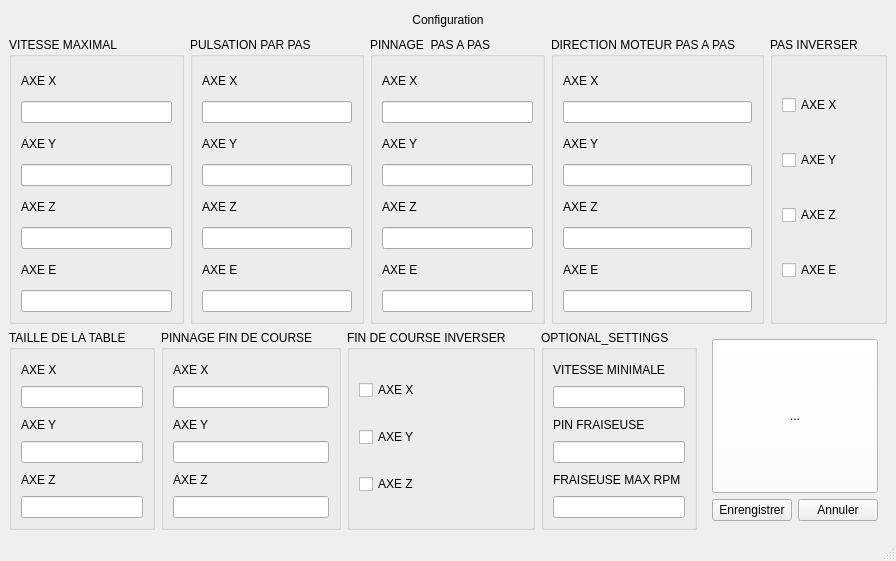
<?xml version="1.0" encoding="UTF-8"?>
<ui version="4.0">
 <class>MainWindow</class>
 <widget class="QMainWindow" name="MainWindow">
  <property name="enabled">
   <bool>true</bool>
  </property>
  <property name="geometry">
   <rect>
    <x>0</x>
    <y>0</y>
    <width>821</width>
    <height>561</height>
   </rect>
  </property>
  <property name="windowTitle">
   <string>MainWindow</string>
  </property>
  <widget class="QWidget" name="centralwidget">
   <layout class="QVBoxLayout" name="verticalLayout">
    <item>
     <widget class="QPushButton" name="pushButton_3">
      <property name="enabled">
       <bool>true</bool>
      </property>
      <property name="statusTip">
       <string/>
      </property>
      <property name="whatsThis">
       <string/>
      </property>
      <property name="text">
       <string>Configuration</string>
      </property>
      <property name="icon">
       <iconset>
        <normaloff>images/Settings.png</normaloff>images/Settings.png</iconset>
      </property>
      <property name="flat">
       <bool>true</bool>
      </property>
     </widget>
    </item>
    <item>
     <layout class="QHBoxLayout" name="horizontalLayout">
      <item>
       <widget class="QGroupBox" name="groupBox">
        <property name="title">
         <string>VITESSE MAXIMAL</string>
        </property>
        <layout class="QVBoxLayout" name="verticalLayout_4">
         <item>
          <widget class="QLabel" name="label">
           <property name="text">
            <string>AXE X</string>
           </property>
          </widget>
         </item>
         <item>
          <widget class="QLineEdit" name="lineEdit"/>
         </item>
         <item>
          <widget class="QLabel" name="label_3">
           <property name="text">
            <string>AXE Y</string>
           </property>
          </widget>
         </item>
         <item>
          <widget class="QLineEdit" name="lineEdit_2"/>
         </item>
         <item>
          <widget class="QLabel" name="label_4">
           <property name="text">
            <string>AXE Z</string>
           </property>
          </widget>
         </item>
         <item>
          <widget class="QLineEdit" name="lineEdit_3"/>
         </item>
         <item>
          <widget class="QLabel" name="label_5">
           <property name="text">
            <string>AXE E</string>
           </property>
          </widget>
         </item>
         <item>
          <widget class="QLineEdit" name="lineEdit_4"/>
         </item>
        </layout>
       </widget>
      </item>
      <item>
       <widget class="QGroupBox" name="groupBox_2">
        <property name="title">
         <string>PULSATION PAR PAS</string>
        </property>
        <layout class="QVBoxLayout" name="verticalLayout_5">
         <item>
          <widget class="QLabel" name="label_6">
           <property name="text">
            <string>AXE X</string>
           </property>
          </widget>
         </item>
         <item>
          <widget class="QLineEdit" name="lineEdit_5"/>
         </item>
         <item>
          <widget class="QLabel" name="label_7">
           <property name="text">
            <string>AXE Y</string>
           </property>
          </widget>
         </item>
         <item>
          <widget class="QLineEdit" name="lineEdit_6"/>
         </item>
         <item>
          <widget class="QLabel" name="label_8">
           <property name="text">
            <string>AXE Z</string>
           </property>
          </widget>
         </item>
         <item>
          <widget class="QLineEdit" name="lineEdit_7"/>
         </item>
         <item>
          <widget class="QLabel" name="label_9">
           <property name="text">
            <string>AXE E</string>
           </property>
          </widget>
         </item>
         <item>
          <widget class="QLineEdit" name="lineEdit_8"/>
         </item>
        </layout>
       </widget>
      </item>
      <item>
       <widget class="QGroupBox" name="groupBox_5">
        <property name="title">
         <string>PINNAGE  PAS A PAS</string>
        </property>
        <layout class="QVBoxLayout" name="verticalLayout_6">
         <item>
          <widget class="QLabel" name="label_19">
           <property name="text">
            <string>AXE X</string>
           </property>
          </widget>
         </item>
         <item>
          <widget class="QLineEdit" name="lineEdit_16"/>
         </item>
         <item>
          <widget class="QLabel" name="label_16">
           <property name="text">
            <string>AXE Y</string>
           </property>
          </widget>
         </item>
         <item>
          <widget class="QLineEdit" name="lineEdit_18"/>
         </item>
         <item>
          <widget class="QLabel" name="label_20">
           <property name="text">
            <string>AXE Z</string>
           </property>
          </widget>
         </item>
         <item>
          <widget class="QLineEdit" name="lineEdit_17"/>
         </item>
         <item>
          <widget class="QLabel" name="label_17">
           <property name="text">
            <string>AXE E</string>
           </property>
          </widget>
         </item>
         <item>
          <widget class="QLineEdit" name="lineEdit_19"/>
         </item>
        </layout>
       </widget>
      </item>
      <item>
       <widget class="QGroupBox" name="groupBox_6">
        <property name="title">
         <string>DIRECTION MOTEUR PAS A PAS</string>
        </property>
        <layout class="QVBoxLayout" name="verticalLayout_7">
         <item>
          <widget class="QLabel" name="label_23">
           <property name="text">
            <string>AXE X</string>
           </property>
          </widget>
         </item>
         <item>
          <widget class="QLineEdit" name="lineEdit_23"/>
         </item>
         <item>
          <widget class="QLabel" name="label_25">
           <property name="text">
            <string>AXE Y</string>
           </property>
          </widget>
         </item>
         <item>
          <widget class="QLineEdit" name="lineEdit_21"/>
         </item>
         <item>
          <widget class="QLabel" name="label_24">
           <property name="text">
            <string>AXE Z</string>
           </property>
          </widget>
         </item>
         <item>
          <widget class="QLineEdit" name="lineEdit_20"/>
         </item>
         <item>
          <widget class="QLabel" name="label_18">
           <property name="text">
            <string>AXE E</string>
           </property>
          </widget>
         </item>
         <item>
          <widget class="QLineEdit" name="lineEdit_24"/>
         </item>
        </layout>
       </widget>
      </item>
      <item>
       <widget class="QGroupBox" name="groupBox_8">
        <property name="title">
         <string>PAS INVERSER</string>
        </property>
        <layout class="QVBoxLayout" name="verticalLayout_8">
         <item>
          <widget class="QCheckBox" name="checkBox">
           <property name="text">
            <string>AXE X</string>
           </property>
          </widget>
         </item>
         <item>
          <widget class="QCheckBox" name="checkBox_2">
           <property name="text">
            <string>AXE Y</string>
           </property>
          </widget>
         </item>
         <item>
          <widget class="QCheckBox" name="checkBox_3">
           <property name="text">
            <string>AXE Z</string>
           </property>
          </widget>
         </item>
         <item>
          <widget class="QCheckBox" name="checkBox_4">
           <property name="text">
            <string>AXE E</string>
           </property>
          </widget>
         </item>
        </layout>
       </widget>
      </item>
     </layout>
    </item>
    <item>
     <layout class="QHBoxLayout" name="horizontalLayout_2" stretch="4,4,0,4,4">
      <item>
       <widget class="QGroupBox" name="groupBox_3">
        <property name="title">
         <string>TAILLE DE LA TABLE</string>
        </property>
        <layout class="QVBoxLayout" name="verticalLayout_9">
         <item>
          <widget class="QLabel" name="label_10">
           <property name="text">
            <string>AXE X</string>
           </property>
          </widget>
         </item>
         <item>
          <widget class="QLineEdit" name="lineEdit_9"/>
         </item>
         <item>
          <widget class="QLabel" name="label_11">
           <property name="text">
            <string>AXE Y</string>
           </property>
          </widget>
         </item>
         <item>
          <widget class="QLineEdit" name="lineEdit_10"/>
         </item>
         <item>
          <widget class="QLabel" name="label_12">
           <property name="text">
            <string>AXE Z</string>
           </property>
          </widget>
         </item>
         <item>
          <widget class="QLineEdit" name="lineEdit_11"/>
         </item>
        </layout>
       </widget>
      </item>
      <item>
       <widget class="QGroupBox" name="groupBox_4">
        <property name="title">
         <string>PINNAGE FIN DE COURSE</string>
        </property>
        <layout class="QVBoxLayout" name="verticalLayout_3">
         <item>
          <widget class="QLabel" name="label_13">
           <property name="text">
            <string>AXE X</string>
           </property>
          </widget>
         </item>
         <item>
          <widget class="QLineEdit" name="lineEdit_13"/>
         </item>
         <item>
          <widget class="QLabel" name="label_14">
           <property name="text">
            <string>AXE Y</string>
           </property>
          </widget>
         </item>
         <item>
          <widget class="QLineEdit" name="lineEdit_14"/>
         </item>
         <item>
          <widget class="QLabel" name="label_15">
           <property name="text">
            <string>AXE Z</string>
           </property>
          </widget>
         </item>
         <item>
          <widget class="QLineEdit" name="lineEdit_12"/>
         </item>
        </layout>
       </widget>
      </item>
      <item>
       <widget class="QGroupBox" name="groupBox_7">
        <property name="title">
         <string>FIN DE COURSE INVERSER</string>
        </property>
        <layout class="QVBoxLayout" name="verticalLayout_10">
         <item>
          <widget class="QCheckBox" name="checkBox_5">
           <property name="text">
            <string>AXE X</string>
           </property>
          </widget>
         </item>
         <item>
          <widget class="QCheckBox" name="checkBox_6">
           <property name="text">
            <string>AXE Y</string>
           </property>
          </widget>
         </item>
         <item>
          <widget class="QCheckBox" name="checkBox_7">
           <property name="text">
            <string>AXE Z</string>
           </property>
          </widget>
         </item>
        </layout>
       </widget>
      </item>
      <item>
       <widget class="QGroupBox" name="groupBox_9">
        <property name="title">
         <string>OPTIONAL_SETTINGS</string>
        </property>
        <layout class="QVBoxLayout" name="verticalLayout_11">
         <item>
          <widget class="QLabel" name="label_22">
           <property name="text">
            <string>VITESSE MINIMALE</string>
           </property>
          </widget>
         </item>
         <item>
          <widget class="QLineEdit" name="lineEdit_26"/>
         </item>
         <item>
          <widget class="QLabel" name="label_21">
           <property name="text">
            <string>PIN FRAISEUSE</string>
           </property>
          </widget>
         </item>
         <item>
          <widget class="QLineEdit" name="lineEdit_25"/>
         </item>
         <item>
          <widget class="QLabel" name="label_26">
           <property name="text">
            <string>FRAISEUSE MAX RPM</string>
           </property>
          </widget>
         </item>
         <item>
          <widget class="QLineEdit" name="lineEdit_27"/>
         </item>
        </layout>
       </widget>
      </item>
      <item>
       <widget class="QWidget" name="widget" native="true">
        <property name="maximumSize">
         <size>
          <width>200</width>
          <height>200</height>
         </size>
        </property>
        <layout class="QHBoxLayout" name="horizontalLayout_4">
         <item>
          <layout class="QVBoxLayout" name="verticalLayout_2">
           <item>
            <widget class="QToolButton" name="toolButton">
             <property name="enabled">
              <bool>true</bool>
             </property>
             <property name="maximumSize">
              <size>
               <width>200</width>
               <height>200</height>
              </size>
             </property>
             <property name="palette">
              <palette>
               <active>
                <colorrole role="WindowText">
                 <brush brushstyle="SolidPattern">
                  <color alpha="255">
                   <red>0</red>
                   <green>0</green>
                   <blue>0</blue>
                  </color>
                 </brush>
                </colorrole>
                <colorrole role="Button">
                 <brush brushstyle="SolidPattern">
                  <color alpha="255">
                   <red>255</red>
                   <green>255</green>
                   <blue>255</blue>
                  </color>
                 </brush>
                </colorrole>
                <colorrole role="Light">
                 <brush brushstyle="SolidPattern">
                  <color alpha="255">
                   <red>255</red>
                   <green>255</green>
                   <blue>255</blue>
                  </color>
                 </brush>
                </colorrole>
                <colorrole role="Midlight">
                 <brush brushstyle="SolidPattern">
                  <color alpha="255">
                   <red>255</red>
                   <green>255</green>
                   <blue>255</blue>
                  </color>
                 </brush>
                </colorrole>
                <colorrole role="Dark">
                 <brush brushstyle="SolidPattern">
                  <color alpha="255">
                   <red>127</red>
                   <green>127</green>
                   <blue>127</blue>
                  </color>
                 </brush>
                </colorrole>
                <colorrole role="Mid">
                 <brush brushstyle="SolidPattern">
                  <color alpha="255">
                   <red>170</red>
                   <green>170</green>
                   <blue>170</blue>
                  </color>
                 </brush>
                </colorrole>
                <colorrole role="Text">
                 <brush brushstyle="SolidPattern">
                  <color alpha="255">
                   <red>0</red>
                   <green>0</green>
                   <blue>0</blue>
                  </color>
                 </brush>
                </colorrole>
                <colorrole role="BrightText">
                 <brush brushstyle="SolidPattern">
                  <color alpha="255">
                   <red>255</red>
                   <green>255</green>
                   <blue>255</blue>
                  </color>
                 </brush>
                </colorrole>
                <colorrole role="ButtonText">
                 <brush brushstyle="SolidPattern">
                  <color alpha="255">
                   <red>0</red>
                   <green>0</green>
                   <blue>0</blue>
                  </color>
                 </brush>
                </colorrole>
                <colorrole role="Base">
                 <brush brushstyle="SolidPattern">
                  <color alpha="255">
                   <red>255</red>
                   <green>255</green>
                   <blue>255</blue>
                  </color>
                 </brush>
                </colorrole>
                <colorrole role="Window">
                 <brush brushstyle="SolidPattern">
                  <color alpha="255">
                   <red>255</red>
                   <green>255</green>
                   <blue>255</blue>
                  </color>
                 </brush>
                </colorrole>
                <colorrole role="Shadow">
                 <brush brushstyle="SolidPattern">
                  <color alpha="255">
                   <red>0</red>
                   <green>0</green>
                   <blue>0</blue>
                  </color>
                 </brush>
                </colorrole>
                <colorrole role="AlternateBase">
                 <brush brushstyle="SolidPattern">
                  <color alpha="255">
                   <red>255</red>
                   <green>255</green>
                   <blue>255</blue>
                  </color>
                 </brush>
                </colorrole>
                <colorrole role="ToolTipBase">
                 <brush brushstyle="SolidPattern">
                  <color alpha="255">
                   <red>255</red>
                   <green>255</green>
                   <blue>220</blue>
                  </color>
                 </brush>
                </colorrole>
                <colorrole role="ToolTipText">
                 <brush brushstyle="SolidPattern">
                  <color alpha="255">
                   <red>0</red>
                   <green>0</green>
                   <blue>0</blue>
                  </color>
                 </brush>
                </colorrole>
                <colorrole role="PlaceholderText">
                 <brush brushstyle="SolidPattern">
                  <color alpha="127">
                   <red>0</red>
                   <green>0</green>
                   <blue>0</blue>
                  </color>
                 </brush>
                </colorrole>
               </active>
               <inactive>
                <colorrole role="WindowText">
                 <brush brushstyle="SolidPattern">
                  <color alpha="255">
                   <red>0</red>
                   <green>0</green>
                   <blue>0</blue>
                  </color>
                 </brush>
                </colorrole>
                <colorrole role="Button">
                 <brush brushstyle="SolidPattern">
                  <color alpha="255">
                   <red>255</red>
                   <green>255</green>
                   <blue>255</blue>
                  </color>
                 </brush>
                </colorrole>
                <colorrole role="Light">
                 <brush brushstyle="SolidPattern">
                  <color alpha="255">
                   <red>255</red>
                   <green>255</green>
                   <blue>255</blue>
                  </color>
                 </brush>
                </colorrole>
                <colorrole role="Midlight">
                 <brush brushstyle="SolidPattern">
                  <color alpha="255">
                   <red>255</red>
                   <green>255</green>
                   <blue>255</blue>
                  </color>
                 </brush>
                </colorrole>
                <colorrole role="Dark">
                 <brush brushstyle="SolidPattern">
                  <color alpha="255">
                   <red>127</red>
                   <green>127</green>
                   <blue>127</blue>
                  </color>
                 </brush>
                </colorrole>
                <colorrole role="Mid">
                 <brush brushstyle="SolidPattern">
                  <color alpha="255">
                   <red>170</red>
                   <green>170</green>
                   <blue>170</blue>
                  </color>
                 </brush>
                </colorrole>
                <colorrole role="Text">
                 <brush brushstyle="SolidPattern">
                  <color alpha="255">
                   <red>0</red>
                   <green>0</green>
                   <blue>0</blue>
                  </color>
                 </brush>
                </colorrole>
                <colorrole role="BrightText">
                 <brush brushstyle="SolidPattern">
                  <color alpha="255">
                   <red>255</red>
                   <green>255</green>
                   <blue>255</blue>
                  </color>
                 </brush>
                </colorrole>
                <colorrole role="ButtonText">
                 <brush brushstyle="SolidPattern">
                  <color alpha="255">
                   <red>0</red>
                   <green>0</green>
                   <blue>0</blue>
                  </color>
                 </brush>
                </colorrole>
                <colorrole role="Base">
                 <brush brushstyle="SolidPattern">
                  <color alpha="255">
                   <red>255</red>
                   <green>255</green>
                   <blue>255</blue>
                  </color>
                 </brush>
                </colorrole>
                <colorrole role="Window">
                 <brush brushstyle="SolidPattern">
                  <color alpha="255">
                   <red>255</red>
                   <green>255</green>
                   <blue>255</blue>
                  </color>
                 </brush>
                </colorrole>
                <colorrole role="Shadow">
                 <brush brushstyle="SolidPattern">
                  <color alpha="255">
                   <red>0</red>
                   <green>0</green>
                   <blue>0</blue>
                  </color>
                 </brush>
                </colorrole>
                <colorrole role="AlternateBase">
                 <brush brushstyle="SolidPattern">
                  <color alpha="255">
                   <red>255</red>
                   <green>255</green>
                   <blue>255</blue>
                  </color>
                 </brush>
                </colorrole>
                <colorrole role="ToolTipBase">
                 <brush brushstyle="SolidPattern">
                  <color alpha="255">
                   <red>255</red>
                   <green>255</green>
                   <blue>220</blue>
                  </color>
                 </brush>
                </colorrole>
                <colorrole role="ToolTipText">
                 <brush brushstyle="SolidPattern">
                  <color alpha="255">
                   <red>0</red>
                   <green>0</green>
                   <blue>0</blue>
                  </color>
                 </brush>
                </colorrole>
                <colorrole role="PlaceholderText">
                 <brush brushstyle="SolidPattern">
                  <color alpha="127">
                   <red>0</red>
                   <green>0</green>
                   <blue>0</blue>
                  </color>
                 </brush>
                </colorrole>
               </inactive>
               <disabled>
                <colorrole role="WindowText">
                 <brush brushstyle="SolidPattern">
                  <color alpha="255">
                   <red>127</red>
                   <green>127</green>
                   <blue>127</blue>
                  </color>
                 </brush>
                </colorrole>
                <colorrole role="Button">
                 <brush brushstyle="SolidPattern">
                  <color alpha="255">
                   <red>255</red>
                   <green>255</green>
                   <blue>255</blue>
                  </color>
                 </brush>
                </colorrole>
                <colorrole role="Light">
                 <brush brushstyle="SolidPattern">
                  <color alpha="255">
                   <red>255</red>
                   <green>255</green>
                   <blue>255</blue>
                  </color>
                 </brush>
                </colorrole>
                <colorrole role="Midlight">
                 <brush brushstyle="SolidPattern">
                  <color alpha="255">
                   <red>255</red>
                   <green>255</green>
                   <blue>255</blue>
                  </color>
                 </brush>
                </colorrole>
                <colorrole role="Dark">
                 <brush brushstyle="SolidPattern">
                  <color alpha="255">
                   <red>127</red>
                   <green>127</green>
                   <blue>127</blue>
                  </color>
                 </brush>
                </colorrole>
                <colorrole role="Mid">
                 <brush brushstyle="SolidPattern">
                  <color alpha="255">
                   <red>170</red>
                   <green>170</green>
                   <blue>170</blue>
                  </color>
                 </brush>
                </colorrole>
                <colorrole role="Text">
                 <brush brushstyle="SolidPattern">
                  <color alpha="255">
                   <red>127</red>
                   <green>127</green>
                   <blue>127</blue>
                  </color>
                 </brush>
                </colorrole>
                <colorrole role="BrightText">
                 <brush brushstyle="SolidPattern">
                  <color alpha="255">
                   <red>255</red>
                   <green>255</green>
                   <blue>255</blue>
                  </color>
                 </brush>
                </colorrole>
                <colorrole role="ButtonText">
                 <brush brushstyle="SolidPattern">
                  <color alpha="255">
                   <red>127</red>
                   <green>127</green>
                   <blue>127</blue>
                  </color>
                 </brush>
                </colorrole>
                <colorrole role="Base">
                 <brush brushstyle="SolidPattern">
                  <color alpha="255">
                   <red>255</red>
                   <green>255</green>
                   <blue>255</blue>
                  </color>
                 </brush>
                </colorrole>
                <colorrole role="Window">
                 <brush brushstyle="SolidPattern">
                  <color alpha="255">
                   <red>255</red>
                   <green>255</green>
                   <blue>255</blue>
                  </color>
                 </brush>
                </colorrole>
                <colorrole role="Shadow">
                 <brush brushstyle="SolidPattern">
                  <color alpha="255">
                   <red>0</red>
                   <green>0</green>
                   <blue>0</blue>
                  </color>
                 </brush>
                </colorrole>
                <colorrole role="AlternateBase">
                 <brush brushstyle="SolidPattern">
                  <color alpha="255">
                   <red>255</red>
                   <green>255</green>
                   <blue>255</blue>
                  </color>
                 </brush>
                </colorrole>
                <colorrole role="ToolTipBase">
                 <brush brushstyle="SolidPattern">
                  <color alpha="255">
                   <red>255</red>
                   <green>255</green>
                   <blue>220</blue>
                  </color>
                 </brush>
                </colorrole>
                <colorrole role="ToolTipText">
                 <brush brushstyle="SolidPattern">
                  <color alpha="255">
                   <red>0</red>
                   <green>0</green>
                   <blue>0</blue>
                  </color>
                 </brush>
                </colorrole>
                <colorrole role="PlaceholderText">
                 <brush brushstyle="SolidPattern">
                  <color alpha="127">
                   <red>127</red>
                   <green>127</green>
                   <blue>127</blue>
                  </color>
                 </brush>
                </colorrole>
               </disabled>
              </palette>
             </property>
             <property name="text">
              <string>...</string>
             </property>
             <property name="icon">
              <iconset>
               <normaloff>images/CNC_4AXES.jpg</normaloff>images/CNC_4AXES.jpg</iconset>
             </property>
             <property name="iconSize">
              <size>
               <width>500</width>
               <height>200</height>
              </size>
             </property>
            </widget>
           </item>
           <item>
            <layout class="QHBoxLayout" name="horizontalLayout_3">
             <item>
              <widget class="QPushButton" name="pushButton_2">
               <property name="text">
                <string>Enrengistrer</string>
               </property>
               <property name="icon">
                <iconset>
                 <normaloff>images/Done.png</normaloff>images/Done.png</iconset>
               </property>
              </widget>
             </item>
             <item>
              <widget class="QPushButton" name="pushButton">
               <property name="text">
                <string>Annuler</string>
               </property>
               <property name="icon">
                <iconset>
                 <normaloff>images/Close.png</normaloff>images/Close.png</iconset>
               </property>
              </widget>
             </item>
            </layout>
           </item>
          </layout>
         </item>
        </layout>
       </widget>
      </item>
     </layout>
    </item>
   </layout>
  </widget>
  <widget class="QMenuBar" name="menubar">
   <property name="geometry">
    <rect>
     <x>0</x>
     <y>0</y>
     <width>821</width>
     <height>22</height>
    </rect>
   </property>
  </widget>
  <widget class="QStatusBar" name="statusbar"/>
 </widget>
 <resources>
  <include location="img.qrc"/>
 </resources>
 <connections/>
</ui>
